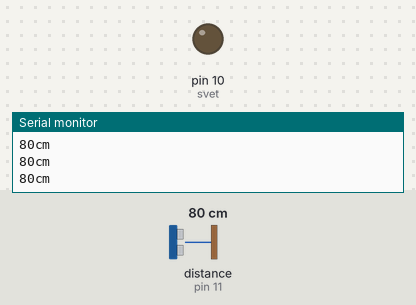
Bench run of a sketch on a simulated Arduino Uno, built with avr-gcc and run on an emulated ATmega328P. Shown: output pins drawn as LEDs (lit = HIGH), the last lines printed to the serial monitor. Wiring (inferred from the names in the program): ultrasonic range finder: trigger pin 12; echo pin 11. The test bench sets the inputs (shaded band); at power-on: distance to the obstacle (sensor on pin 11) 80 cm. The echo pulse lasts 58.3 µs per cm; pins used as bus, display or sensor lines are not drawn.

Above: at 1.2 s.
1.3 s: distance to the obstacle (sensor on pin 11) set to 37 cm
2.8 s: distance to the obstacle (sensor on pin 11) set to 30 cm
At 3.5 s:
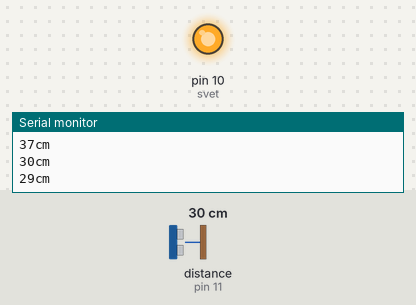
4.5 s: distance to the obstacle (sensor on pin 11) set to 60 cm
At 5.2 s:
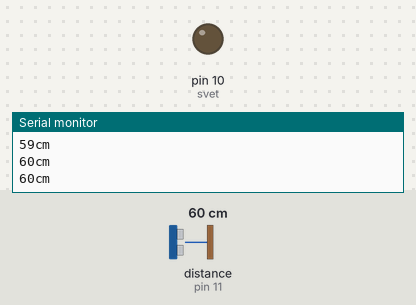
6.0 s: distance to the obstacle (sensor on pin 11) set to 2 cm
At 6.9 s:
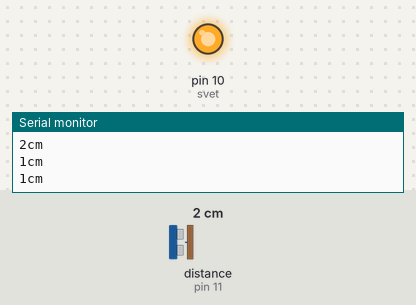
Timing chart, 0 to 8.5 s (numbered marks = the images above; inputs shaded):
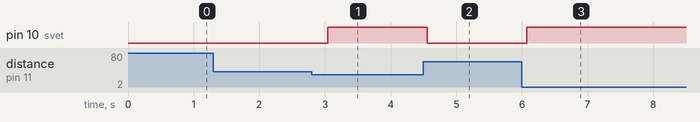

Measured:
- the behaviour switches between 35 and 34 cm on distance to the obstacle (sensor on pin 11) (found by bisection; images 0 and 1)
- after the input at 2.8 s, pin 10 (svet): LOW → HIGH after 0.24 s
- after the input at 4.5 s, pin 10 (svet): HIGH → LOW after 0.06 s
- after the input at 6.0 s, pin 10 (svet): LOW → HIGH after 0.08 s

The sketch:

ultrason.ino
```cpp
int trig = 12;
int echo = 11;
int svet=10;
long dur, cm;

void setup() {

Serial.begin (9600);

pinMode(trig, OUTPUT);

pinMode(echo, INPUT);

pinMode(svet, OUTPUT);

}
void loop(){

// Датчик генерирует импульсы шириной 10 мкс
// Генерируем короткий LOW импульс, чтобы обеспечить хороший импульс HIGH:

digitalWrite(trig, LOW);

delayMicroseconds(5);

digitalWrite(trig, HIGH);

delayMicroseconds(10);

digitalWrite(trig, LOW);

// Считываем данные с ультразвукового датчика: значение HIGH, которое

// зависит от длительности (в микросекундах) между отправкой

// акустической волны и ее обратном приеме на эхолокаторе.

pinMode(echo, INPUT);

dur = pulseIn(echo, HIGH);

cm = (dur/2) / 29.1;

if (cm<35){
  digitalWrite(svet, HIGH);

  }

 else{
  digitalWrite(svet, LOW);

  }
Serial.print(cm);
Serial.print("cm");
Serial.println();
delay(300);
}
```
